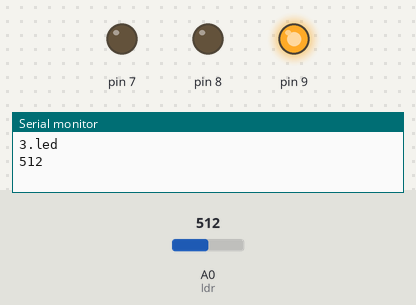
Bench run of a sketch on a simulated Arduino Uno, built with avr-gcc and run on an emulated ATmega328P. Parts: output pins drawn as LEDs (lit = HIGH), the last lines printed to the serial monitor. Inputs (shaded band) come from the test bench; at power-on: A0 (ldr) = 512.

Above: at 1.8 s.
1.9 s: A0 (ldr) set to 491
At 4.2 s:
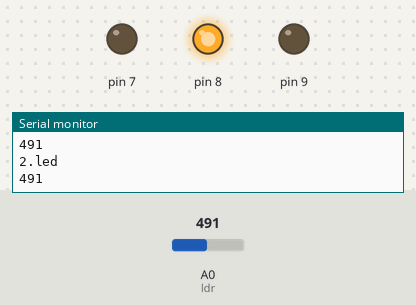
4.5 s: A0 (ldr) set to 315
7.2 s: A0 (ldr) set to 284
At 10.1 s:
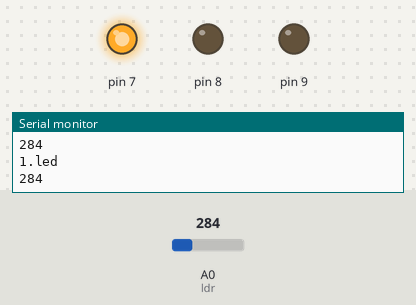
10.5 s: A0 (ldr) set to 306
At 12.4 s:
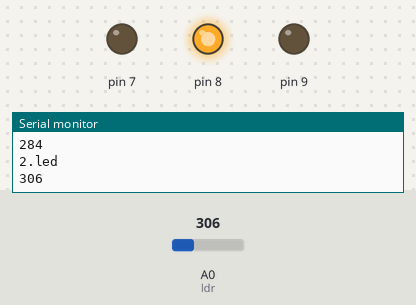
13.5 s: A0 (ldr) set to 290
At 15.9 s:
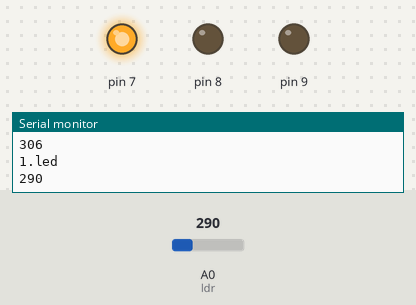
Timing chart, 0 to 17.4 s (numbered marks = the images above; inputs shaded):
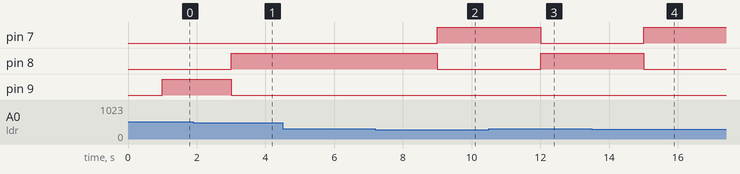

Measured:
- the behaviour switches between 500 and 499 on A0 (ldr) (found by bisection; images 0 and 1)
- the behaviour switches between 300 and 299 on A0 (ldr) (found by bisection; images 1 and 2)
- after the input at 1.9 s, pin 8: LOW → HIGH after 1.1 s; pin 9: HIGH → LOW after 1.1 s
- after the input at 7.2 s, pin 7: LOW → HIGH after 1.8 s; pin 8: HIGH → LOW after 1.8 s
- after the input at 10.5 s, pin 7: HIGH → LOW after 1.5 s; pin 8: LOW → HIGH after 1.5 s
- after the input at 13.5 s, pin 7: LOW → HIGH after 1.5 s; pin 8: HIGH → LOW after 1.5 s

The sketch:

Button_led_yakma.ino
```cpp
int ldr=A0;
int deger;
void setup() {
  pinMode(ldr, INPUT);
  pinMode(7, OUTPUT);
  pinMode(8, OUTPUT);
  pinMode(9, OUTPUT);
  Serial.begin(9600);
}
void loop() {
 deger=analogRead(ldr);
 delay(1000);
if (deger<300)
{
  Serial.println("1.led");
   Serial.println(deger);
  digitalWrite(7,HIGH);
  digitalWrite(8,LOW);
  digitalWrite(9,LOW);
}
else if(deger>=300 && deger<500)
{
   Serial.println("2.led");
   Serial.println(deger);
  digitalWrite(8,HIGH);
  digitalWrite(7,LOW);
  digitalWrite(9,LOW);
}
else if(deger>=500 && deger<1000)
{
   Serial.println("3.led");
   Serial.println(deger);
  digitalWrite(9,HIGH);
  digitalWrite(7,LOW);
  digitalWrite(8,LOW);
}
}
```
